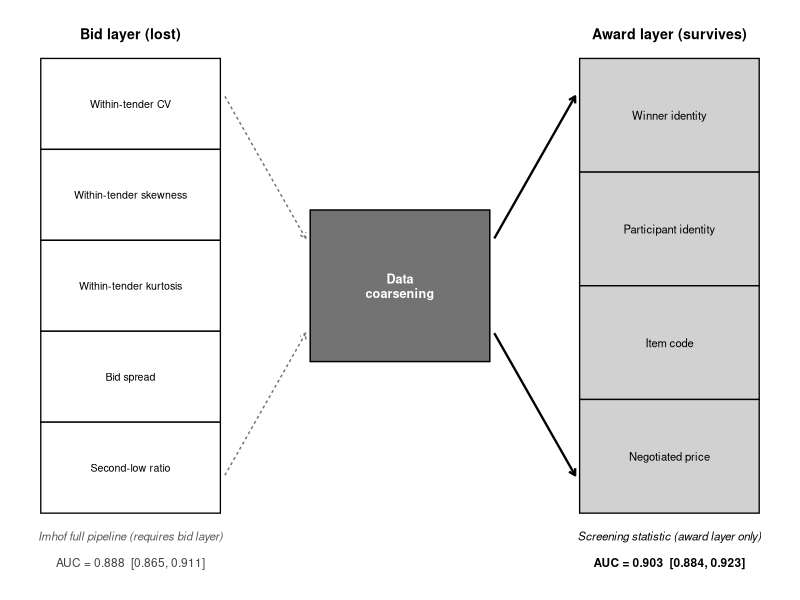

Reproduce this figure in R.
# Data-coarsening diagram (bid layer → award layer, grayscale).
# Output: work/v13/output/figures/fig_data_coarsening.pdf

suppressPackageStartupMessages({
  library(ggplot2); library(dplyr); library(tibble)
})

# Common block geometry.
total_height <- 24       # total height for both blocks (we keep them equal)
n_bid    <- 5
n_award  <- 4
row_h_bid    <- total_height / n_bid
row_h_award  <- total_height / n_award

bid_features <- c("Within-tender CV",
                  "Within-tender skewness",
                  "Within-tender kurtosis",
                  "Bid spread",
                  "Second-low ratio")
award_fields <- c("Winner identity",
                  "Participant identity",
                  "Item code",
                  "Negotiated price")

bid <- tibble(
  feature  = bid_features,
  i        = 1:n_bid
) |> mutate(
  y_top    = (i - 1) * row_h_bid,
  y_bottom = i * row_h_bid,
  x_start  = 0, x_end = 2,
  fill     = "white"
)

award <- tibble(
  feature  = award_fields,
  i        = 1:n_award
) |> mutate(
  y_top    = (i - 1) * row_h_award,
  y_bottom = i * row_h_award,
  x_start  = 6, x_end = 8,
  fill     = "gray80"
)

# Coarsening gate (centred vertically with respect to the blocks).
gate_xmin <- 3.0; gate_xmax <- 5.0
gate_ymin <- total_height / 2 - 4
gate_ymax <- total_height / 2 + 4

# Lost arrows (bid → gate).
bid_arrows <- tibble(
  x_from = 2.05, x_to = 2.95,
  y_from = c(2,                  total_height - 2),
  y_to   = c(gate_ymin + 1.5,    gate_ymax - 1.5)
)

# Survives arrows (gate → award).
award_arrows <- tibble(
  x_from = 5.05, x_to = 5.95,
  y_from = c(gate_ymin + 1.5, gate_ymax - 1.5),
  y_to   = c(2,                  total_height - 2)
)

p <- ggplot() +
  # bid block
  geom_rect(data = bid,
            aes(xmin = x_start, xmax = x_end,
                ymin = -y_bottom, ymax = -y_top),
            fill = "white", color = "black", linewidth = 0.45) +
  geom_text(data = bid,
            aes(x = (x_start + x_end) / 2,
                y = -(y_top + y_bottom) / 2,
                label = feature),
            size = 2.7, family = "sans", color = "black") +
  # award block
  geom_rect(data = award,
            aes(xmin = x_start, xmax = x_end,
                ymin = -y_bottom, ymax = -y_top),
            fill = "gray82", color = "black", linewidth = 0.45) +
  geom_text(data = award,
            aes(x = (x_start + x_end) / 2,
                y = -(y_top + y_bottom) / 2,
                label = feature),
            size = 2.85, family = "sans", color = "black") +
  # coarsening gate
  annotate("rect",
           xmin = gate_xmin, xmax = gate_xmax,
           ymin = -gate_ymax, ymax = -gate_ymin,
           fill = "gray45", color = "black", linewidth = 0.5) +
  annotate("text",
           x = (gate_xmin + gate_xmax) / 2,
           y = -(gate_ymin + gate_ymax) / 2,
           label = "Data\ncoarsening",
           color = "white", size = 3.2, fontface = "bold",
           family = "sans", lineheight = 0.95) +
  # lost arrows (dashed)
  geom_segment(data = bid_arrows,
               aes(x = x_from, xend = x_to,
                   y = -y_from, yend = -y_to),
               color = "gray45", linewidth = 0.5, linetype = "22",
               arrow = arrow(length = unit(0.16, "cm"))) +
  # survives arrows (solid)
  geom_segment(data = award_arrows,
               aes(x = x_from, xend = x_to,
                   y = -y_from, yend = -y_to),
               color = "black", linewidth = 0.8,
               arrow = arrow(length = unit(0.18, "cm"))) +
  # column headers
  annotate("text", x = 1, y = 1.3,
           label = "Bid layer (lost)",
           fontface = "bold", size = 3.6, family = "sans") +
  annotate("text", x = 7, y = 1.3,
           label = "Award layer (survives)",
           fontface = "bold", size = 3.6, family = "sans") +
  # AUC captions directly below each block
  annotate("text",
           x = 1, y = -(total_height + 1.2),
           label = "Imhof full pipeline (requires bid layer)",
           size = 2.9, family = "sans", color = "gray35",
           fontface = "italic") +
  annotate("text",
           x = 1, y = -(total_height + 2.6),
           label = "AUC = 0.888  [0.865, 0.911]",
           size = 3.0, family = "sans", color = "gray25") +
  annotate("text",
           x = 7, y = -(total_height + 1.2),
           label = "Screening statistic (award layer only)",
           size = 2.9, family = "sans", color = "black",
           fontface = "italic") +
  annotate("text",
           x = 7, y = -(total_height + 2.6),
           label = "AUC = 0.903  [0.884, 0.923]",
           size = 3.0, family = "sans", color = "black",
           fontface = "bold") +
  scale_x_continuous(limits = c(-0.3, 8.3), expand = c(0, 0)) +
  scale_y_continuous(limits = c(-(total_height + 4), 2.5),
                     expand = c(0, 0)) +
  labs(title = NULL, subtitle = NULL, caption = NULL) +
  theme_void(base_size = 11, base_family = "sans") +
  theme(plot.margin = margin(8, 10, 8, 10))

dir.create("work/v13/output/figures", showWarnings = FALSE, recursive = TRUE)
out <- "work/v13/output/figures/fig_data_coarsening.pdf"
ggsave(out, p, width = 7.0, height = 4.6, device = cairo_pdf)
cat(sprintf("wrote %s\n", out))
